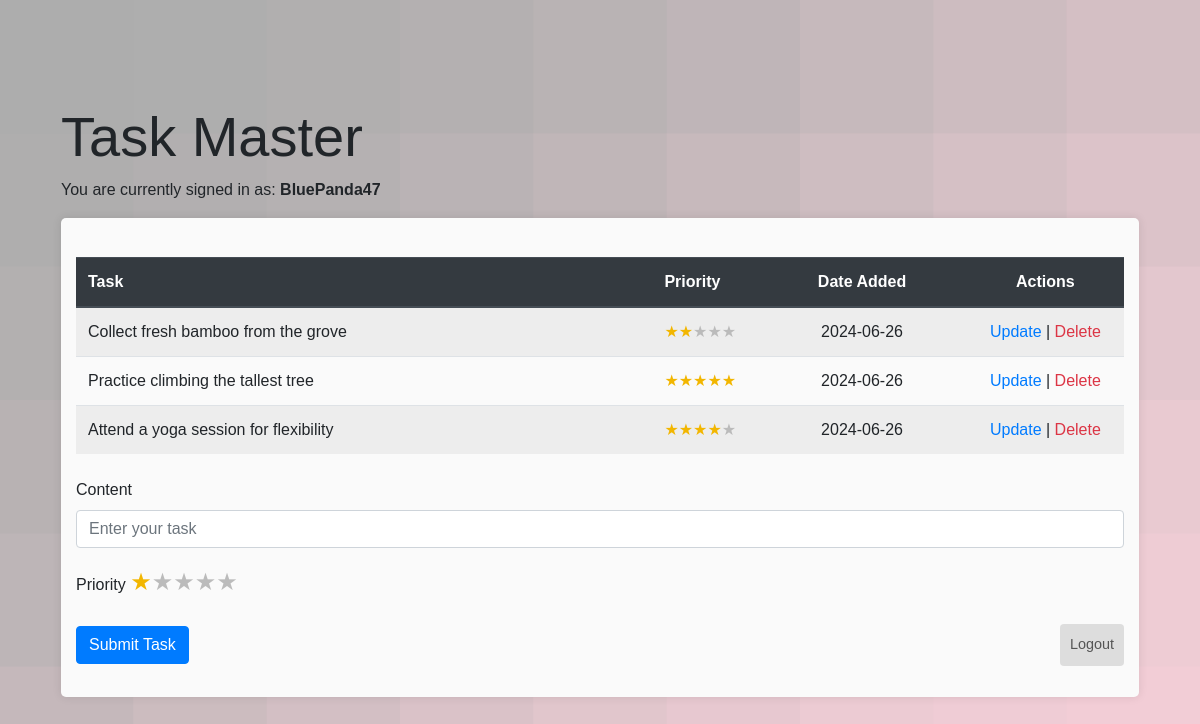
The page /dashboard (signed in) on the database its author committed.
### models.py (models this page shows)
class User(db.Model, UserMixin):
    id = db.Column(db.Integer, primary_key=True)
    username = db.Column(db.String(30), nullable=False)
    password = db.Column(db.String(96), nullable=False)
    email = db.Column(db.String(60), nullable=False, unique=True)
    date_created = db.Column(db.DateTime, default=datetime.now)
    todos = db.relationship('Todo', backref='author', lazy=True)

class Todo(db.Model):
    id = db.Column(db.Integer, primary_key=True)
    content = db.Column(db.String(4000), nullable=False)
    date_created = db.Column(db.DateTime, default=datetime.now)
    user_id = db.Column(db.Integer, db.ForeignKey('user.id'), nullable=False)
    priority = db.Column(db.Integer, default=1)

### app.py (the view, shortened to what this page needs)
@app.route('/dashboard', methods=['GET', 'POST'])
@login_required
def dashboard():
    form = TodoForm()
    todos = Todo.query.filter_by(user_id=current_user.id).all()
    return render_template('dashboard.html', form=form, todos=todos)

### forms.py
class TodoForm(FlaskForm):
    content = StringField(validators=[InputRequired(), Length(max=4000)], render_kw={"placeholder": "Enter your task"})
    priority = SelectField('Priority', choices=[(1, '1'), (2, '2'), (3, '3'), (4, '4'), (5, '5')], coerce=int, default=1)
    submit = SubmitField("Submit Task")

### app.py (called while the page is built)
@login_manager.user_loader
def load_user(user_id):
    return User.query.get(int(user_id))

### templates/dashboard.html (shortened to what this page needs)
{% extends 'base.html' %}
{% block content %}
<div class="content px-3">
    <h1 class="display-4">Task Master</h1>
    <p>You are currently signed in as: <strong>{{ current_user.username }}</strong></p>
    <div class="task-box">
        {% if todos|length < 1 %}
        <h4 class="text-center mt-4">There are no tasks. Create one below!</h4>
        {% else %}
        <table class="table table-striped mt-4">
            <thead class="thead-dark">
                <tr>
                    <th style="width: 55%;">Task</th>
                    <th style="width: 10%;">Priority</th>
                    <th style="width: 20%;" class="text-center">Date Added</th>
                    <th style="width: 15%;" class="text-center">Actions</th>
                </tr>
            </thead>
            <tbody>
            {% for todo in todos %}
                <tr>
                    <td>{{ todo.content }}</td>
                    <td>
                        <div class="task-priority">
                            {% set priority = todo.priority if todo.priority is not none else 1 %}
                            {% for i in range(1, 6) %}
                                <span class="{{ 'filled' if i <= priority else 'empty' }}">&#9733;</span>
                            {% endfor %}
                        </div>
                    </td>
                    <td class="text-center">{{ todo.date_created.date() }}</td>
                    <td class="text-center">
                        <a href="/update/{{todo.id}}" class="text-primary">Update</a> |
                        <a href="/delete/{{todo.id}}" class="text-danger">Delete</a>
                    </td>
                </tr>
            {% endfor %}
            </tbody>
        </table>
        {% endif %}
        <form action="{{ url_for('dashboard') }}" method="POST" class="mt-4">
            <div class="form-group">
                {{ form.content.label(class="form-label") }}
                {{ form.content(class="form-control") }}
            </div>
            <div class="form-group">
                {{ form.priority.label(class="form-label") }}
                <div class="star-rating">
                    {% for i in range(5, 0, -1) %}
                        <label for="star{{ i }}">&#9733;</label>
                    {% endfor %}
                </div>
            </div>
            <div class="form-group form-buttons">
                {{ form.submit(class="btn btn-primary") }}
                <a href="{{ url_for('logout') }}" class="btn btn-secondary">Logout</a>
            </div>
        </form>
    </div>
</div>
{% endblock %}

### static/css/main.css (style rules this page uses)
body { font-family: Arial, sans-serif; background-color: #eaeaea; display: flex; justify-content: center; align-items: center; min-height: 100vh; margin: 0; position: relative; background-color: #5D737E; background-attachment: fixed; background-size: cover; }
.content { width: 100%; max-width: 1200px; padding: 20px; box-sizing: border-box; }
.task-box { background-color: #fafafa; padding: 15px; border-radius: 5px; box-shadow: 0 0 10px rgba(0,0,0,0.1); }
.form-buttons { display: flex; justify-content: space-between; align-items: center; }
.table td, .table th { overflow: hidden; text-overflow: ellipsis; }
.table th { width: auto; }
.text-center { text-align: center; }
.task-priority { display: inline-flex; }
.task-priority .filled { color: #f2b600; }
.task-priority .empty { color: #bbb; }
.star-rating { direction: rtl; display: inline-flex; }
.star-rating label { font-size: 1.5em; color: #bbb; cursor: pointer; }
.star-rating input[type=radio]:checked ~ label { color: #f2b600; }
.btn-secondary { background-color: #dddddd; color: #555555; border: none; font-size: 0.9rem; padding: 10px; }

### templates/dashboard.html (style rules this page uses)
body { background-color: #ADADAD; background-attachment: fixed; background-size: cover; }

### rows shown on the page
User: username "BluePanda47"
Todo: content "Collect fresh bamboo from the grove", date_created "2024-06-26"
Todo: content "Practice climbing the tallest tree", date_created "2024-06-26"
Todo: content "Attend a yoga session for flexibility", date_created "2024-06-26"
